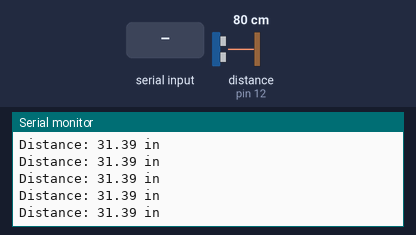
Recording of a sketch running on a simulated Arduino Uno, built with avr-gcc and run on an emulated ATmega328P. On the bench: the last lines printed to the serial monitor. Wiring (inferred from the names in the program): ultrasonic range finder: trigger pin 11; echo pin 12. The test bench sets the inputs (shaded band); at power-on: distance to the obstacle (sensor on pin 12) 80 cm. The echo pulse lasts 58.3 µs per cm.

Above: at 1.2 s.
1.3 s: distance to the obstacle (sensor on pin 12) set to 2 cm
At 1.44 s:
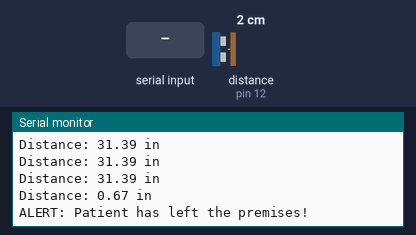
2.9 s: "1" received over the second serial link
At 3.02 s:
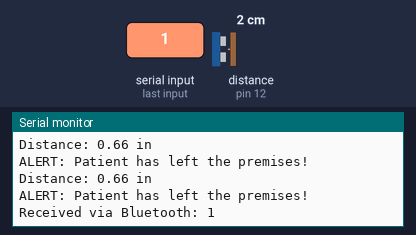
5.9 s: distance to the obstacle (sensor on pin 12) set to 4 cm
At 5.95 s:
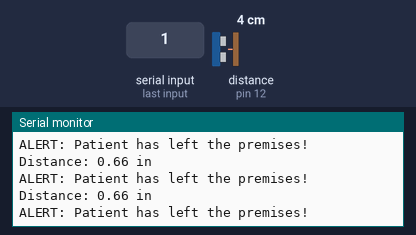
8.9 s: distance to the obstacle (sensor on pin 12) set to 9 cm
At 8.99 s:
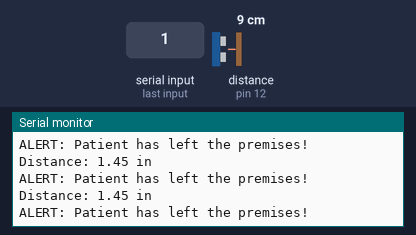
11.9 s: distance to the obstacle (sensor on pin 12) set to 18 cm
At 11.93 s:
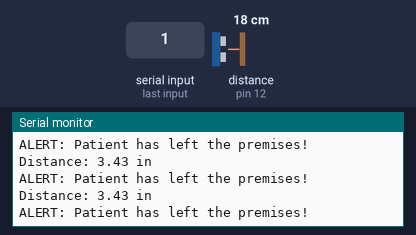
14.9 s: distance to the obstacle (sensor on pin 12) set to 60 cm
At 15.0 s:
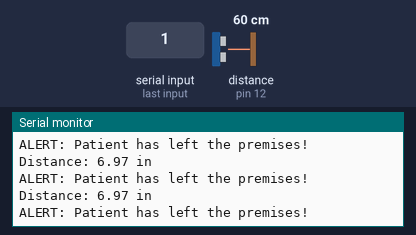
Timing chart, 0 to 17.9 s (numbered marks = the images above; inputs shaded):
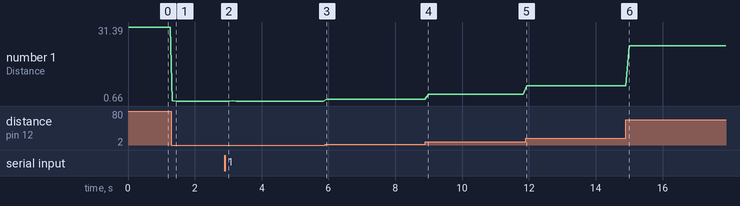

The sketch:

sketch_hack25.ino
```cpp
#include <SoftwareSerial.h>

const int trigPin = 11;           //connects to the trigger pin on the distance sensor
const int echoPin = 12;           //connects to the echo pin on the distance sensor

SoftwareSerial BTSerial(1,0);

float distance = 0;               //stores the distance measured by the distance sensor

void setup()
{
  Serial.begin (9600);        //set up a serial connection with the computer
  BTSerial.begin(9600);

  pinMode(trigPin, OUTPUT);   //the trigger pin will output pulses of electricity
  pinMode(echoPin, INPUT);    //the echo pin will measure the duration of pulses coming back from the distance sensor

}

void loop() {
  if (BTSerial.available()) {
    char data = BTSerial.read();

    Serial.print("Received via Bluetooth: ");
    Serial.println(data);

  }

  distance = getDistance();   //variable to store the distance measured by the sensor

  BTSerial.print("Distance: ");
  BTSerial.print(distance);     //print the distance that was measured
  BTSerial.println(" in");      //print units after the distance

  Serial.print("Distance: ");
  Serial.print(distance);     //print the distance that was measured
  Serial.println(" in");      //print units after the distance

  if (distance <= 20) {                       //if the object is close
    BTSerial.println("ALERT: Patient has left the premises!");
    Serial.println("ALERT: Patient has left the premises!");

  }
  delay(50);      //delay 50ms between each reading

}

//------------------FUNCTIONS-------------------------------

//RETURNS THE DISTANCE MEASURED BY THE HC-SR04 DISTANCE SENSOR
float getDistance()
{
  float echoTime;                   //variable to store the time it takes for a ping to bounce off an object
  float calculatedDistance;         //variable to store the distance calculated from the echo time

  //send out an ultrasonic pulse that's 10ms long
  digitalWrite(trigPin, HIGH);
  delayMicroseconds(10);
  digitalWrite(trigPin, LOW);

  echoTime = pulseIn(echoPin, HIGH);      //use the pulsein command to see how long it takes for the
                                          //pulse to bounce back to the sensor

  calculatedDistance = echoTime / 148.0;  //calculate the distance of the object that reflected the pulse (half the bounce time multiplied by the speed of sound)

  return calculatedDistance;              //send back the distance that was calculated
}
```

Measured:
- after the input at 1.3 s, the serial monitor: prints a new line at once (image 1)
- after the input at 2.9 s, the serial monitor: prints a new line after 0.10 s (image 2)
- plotted number 1: 31.39 → 0.66 after the input at 1.3 s, 0.66 → 1.45 after the input at 5.9 s, 1.45 → 3.43 after the input at 8.9 s, 3.43 → 6.97 after the input at 11.9 s, 6.97 → 23.51 after the input at 14.9 s
